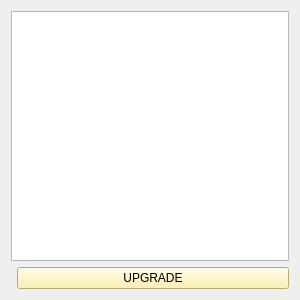
<?xml version="1.0" encoding="UTF-8"?>
<ui version="4.0">
 <class>FormUpgradeModel</class>
 <widget class="QWidget" name="FormUpgradeModel">
  <property name="geometry">
   <rect>
    <x>0</x>
    <y>0</y>
    <width>300</width>
    <height>300</height>
   </rect>
  </property>
  <property name="windowTitle">
   <string>Form Upgrade Model</string>
  </property>
  <layout class="QGridLayout" name="gridLayout" rowstretch="0,0" columnstretch="0,1">
   <item row="0" column="0" colspan="2">
    <widget class="QListWidget" name="listWidget_predict_model"/>
   </item>
   <item row="1" column="1">
    <widget class="QPushButton" name="pushButton_upgrade_model">
     <property name="toolTip">
      <string>переназначить модель</string>
     </property>
     <property name="styleSheet">
      <string notr="true">background-color: rgb(255, 239, 158);</string>
     </property>
     <property name="text">
      <string>UPGRADE</string>
     </property>
    </widget>
   </item>
  </layout>
 </widget>
 <resources/>
 <connections/>
</ui>
